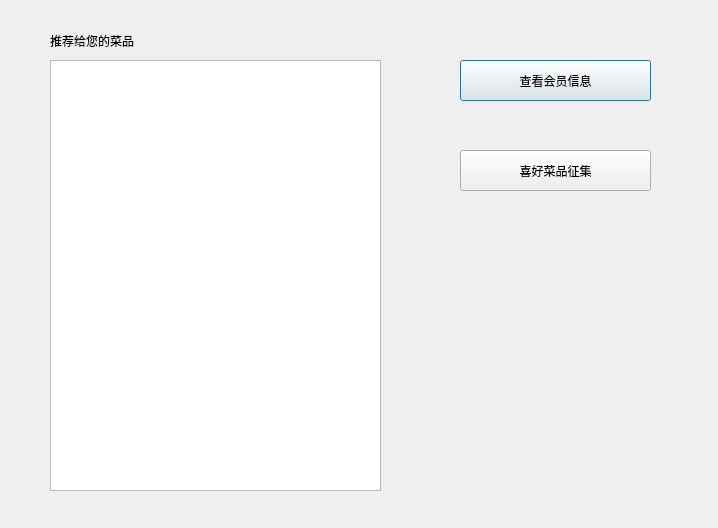
<?xml version="1.0" encoding="UTF-8"?>
<ui version="4.0">
 <class>Dialog</class>
 <widget class="QDialog" name="Dialog">
  <property name="geometry">
   <rect>
    <x>0</x>
    <y>0</y>
    <width>718</width>
    <height>528</height>
   </rect>
  </property>
  <property name="windowTitle">
   <string>Dialog</string>
  </property>
  <widget class="QLabel" name="label">
   <property name="geometry">
    <rect>
     <x>50</x>
     <y>30</y>
     <width>151</width>
     <height>21</height>
    </rect>
   </property>
   <property name="text">
    <string>推荐给您的菜品</string>
   </property>
  </widget>
  <widget class="QTextBrowser" name="textBrowser">
   <property name="geometry">
    <rect>
     <x>50</x>
     <y>60</y>
     <width>331</width>
     <height>431</height>
    </rect>
   </property>
  </widget>
  <widget class="QPushButton" name="pushButton">
   <property name="geometry">
    <rect>
     <x>460</x>
     <y>60</y>
     <width>191</width>
     <height>41</height>
    </rect>
   </property>
   <property name="text">
    <string>查看会员信息</string>
   </property>
  </widget>
  <widget class="QPushButton" name="pushButton_2">
   <property name="geometry">
    <rect>
     <x>460</x>
     <y>150</y>
     <width>191</width>
     <height>41</height>
    </rect>
   </property>
   <property name="text">
    <string>喜好菜品征集</string>
   </property>
  </widget>
  <widget class="QLabel" name="label_2">
   <property name="geometry">
    <rect>
     <x>440</x>
     <y>240</y>
     <width>231</width>
     <height>251</height>
    </rect>
   </property>
   <property name="text">
    <string/>
   </property>
   <property name="pixmap">
    <pixmap resource="vip_image.qrc">:/newPrefix/cute(1).jpg</pixmap>
   </property>
  </widget>
 </widget>
 <resources>
  <include location="vip_image.qrc"/>
 </resources>
 <connections/>
</ui>
